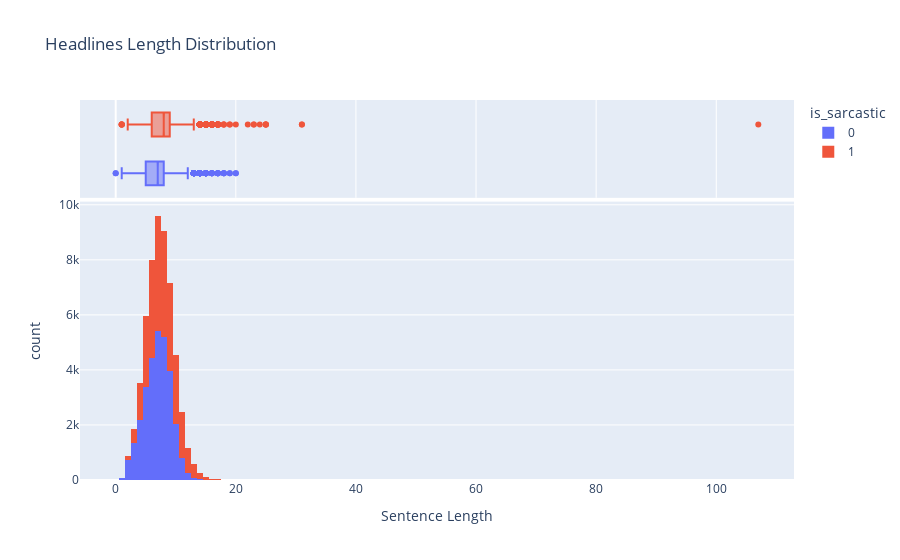

The code cell stored with this chart in its notebook:
### Code cell
# Sentence length analysis - Looking for outlier length 
px.histogram(headlines, 
             x="sen_len_after_pre",
             height=800,
             color='is_sarcastic', 
             title="Headlines Length Distribution", 
             marginal="box",
             labels={'sen_len_after_pre':'Sentence Length'},
            )

# We see that there are some samples showing outlier nature

### Figure 1 — Plotly figure (JSON) as saved in the notebook; plotly's stock layout.template omitted (floating-point values rounded to 4 significant figures; data arrays with more than 128 entries replaced by an {"elided": "..."} marker saying what was removed)
{"data": [{"alignmentgroup": "True", "bingroup": "x", "hovertemplate": "is_sarcastic=0<br>Sentence Length=%{x}<br>count=%{y}<extra></extra>", "legendgroup": "0", "marker": {"color": "#636efa", "pattern": {"shape": ""}}, "name": "0", "offsetgroup": "0", "orientation": "v", "showlegend": true, "x": {"elided": "29970 int values"}, "xaxis": "x", "yaxis": "y", "type": "histogram"}, {"alignmentgroup": "True", "hovertemplate": "is_sarcastic=0<br>Sentence Length=%{x}<extra></extra>", "legendgroup": "0", "marker": {"color": "#636efa"}, "name": "0", "notched": true, "offsetgroup": "0", "showlegend": false, "x": {"elided": "29970 int values"}, "xaxis": "x2", "yaxis": "y2", "type": "box"}, {"alignmentgroup": "True", "bingroup": "x", "hovertemplate": "is_sarcastic=1<br>Sentence Length=%{x}<br>count=%{y}<extra></extra>", "legendgroup": "1", "marker": {"color": "#EF553B", "pattern": {"shape": ""}}, "name": "1", "offsetgroup": "1", "orientation": "v", "showlegend": true, "x": {"elided": "25358 int values"}, "xaxis": "x", "yaxis": "y", "type": "histogram"}, {"alignmentgroup": "True", "hovertemplate": "is_sarcastic=1<br>Sentence Length=%{x}<extra></extra>", "legendgroup": "1", "marker": {"color": "#EF553B"}, "name": "1", "notched": true, "offsetgroup": "1", "showlegend": false, "x": {"elided": "25358 int values"}, "xaxis": "x2", "yaxis": "y2", "type": "box"}], "layout": {"xaxis": {"anchor": "y", "domain": [0, 1], "title": {"text": "Sentence Length"}, "type": "linear", "range": [-5.944, 112.9], "autorange": true}, "yaxis": {"anchor": "x", "domain": [0, 0.7326], "title": {"text": "count"}, "range": [0, 10120.0], "autorange": true}, "xaxis2": {"anchor": "y2", "domain": [0, 1], "matches": "x", "showticklabels": false, "showgrid": true, "type": "linear", "range": [-5.944, 112.9], "autorange": true}, "yaxis2": {"anchor": "x2", "domain": [0.7426, 1], "matches": "y2", "showticklabels": false, "showline": false, "ticks": "", "showgrid": false, "type": "category", "range": [-0.5, 1.5], "autorange": true}, "legend": {"title": {"text": "is_sarcastic"}, "tracegroupgap": 0}, "title": {"text": "Headlines Length Distribution"}, "barmode": "relative", "autosize": true}}
